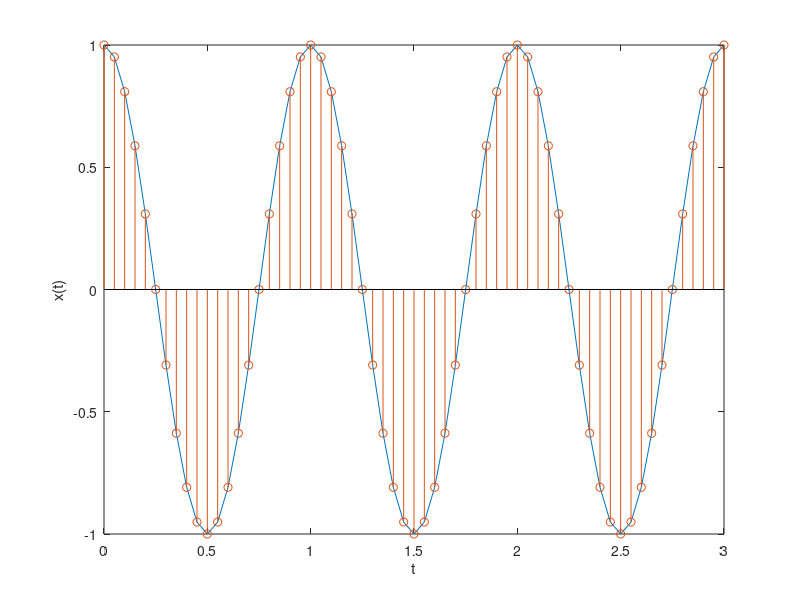

The MATLAB script that drew this image: (Note: this script raises an error after producing the figure.)
t= [0:0.5:3];
x1 = cos(2*pi*t);
t= [0:0.05:3];
x1 = cos(2*pi*t);
plot(t,x1)
hold on
stem(t,x1)
xlabel('t')
ylabel('x(t)')
t1 = 0:0.1:3;
x2 = cos(2*pi*t);
stem(t1,x2,'r');
 
x2 = cos(2*pi*t1);
stem(t1,x2,'r');
t3 = 0:0.5:3;
x3 = cos(2*pi*t3);
stem(t3,x3,'g');